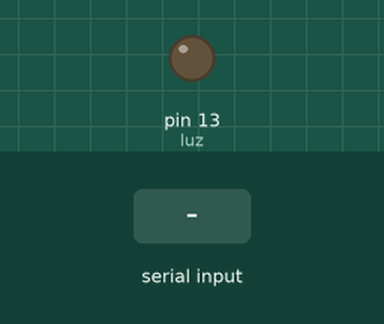
Bench run of a sketch on a simulated Arduino Uno, built with avr-gcc and run on an emulated ATmega328P. Shown: output pins drawn as LEDs (lit = HIGH). The inputs (shaded band) are chosen by the test bench. What the sketch prints to the serial monitor is not drawn.

Above: at 1.2 s.
1.3 s: "a" received over Serial
At 1.9 s:
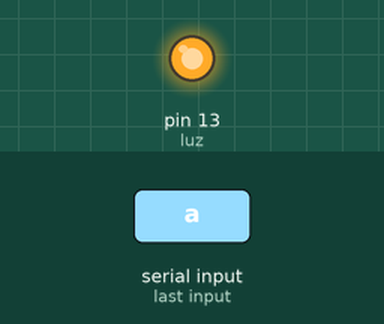
2.8 s: "d" received over Serial
At 3.1 s:
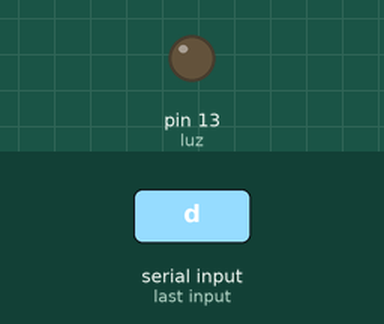
Timing chart, 0 to 5.8 s (numbered marks = the images above; inputs shaded):
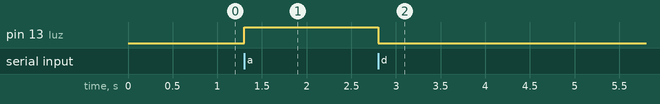

The sketch:

acendeLedPHP.ino
```cpp
int luz=13;
void setup() {

  pinMode(13,OUTPUT);
  Serial.begin(9600);

}

void loop() {

  char rec;
  rec=Serial.read();
  if(rec=='a')
  {
       digitalWrite(luz,HIGH);

  }

  if(rec=='d')
  {
    digitalWrite(luz,LOW);
  }
  Serial.write(rec);
}
```

Measured:
- after the input at 1.3 s, pin 13 (luz): LOW → HIGH at once
- after the input at 2.8 s, pin 13 (luz): HIGH → LOW at once
